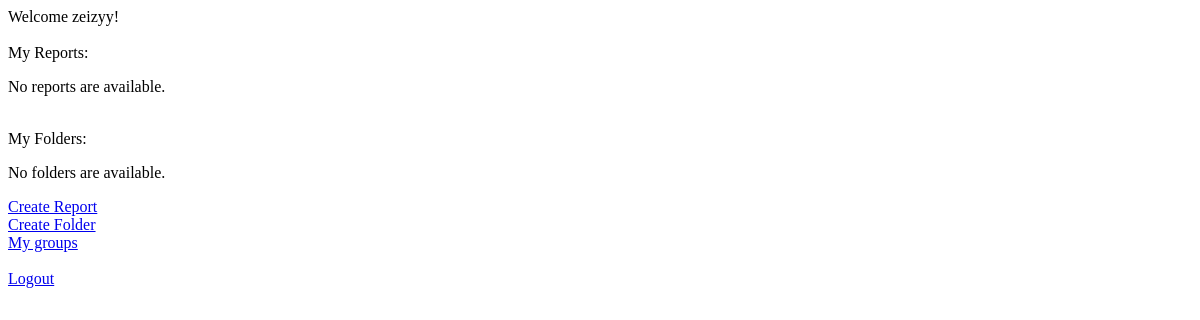
The page /SecureWitness/ (signed in) on the database as committed earlier.
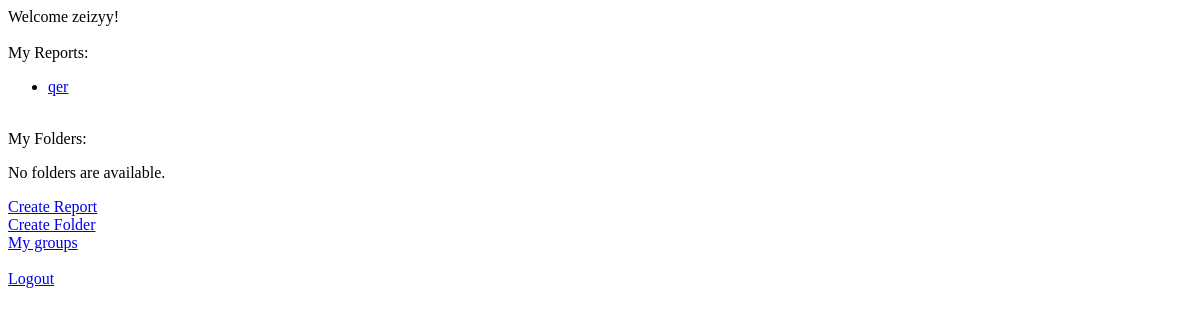
The same page on the database as committed later.
### SecureWitness/models.py (models this page shows, shortened)
class Report(models.Model):
	author = models.ForeignKey(User)
	pub_date = models.DateTimeField(default=datetime.datetime.today)
	inc_date = models.DateTimeField(null=True, blank=True)
	short = models.CharField(max_length=200)
	detailed = models.CharField(max_length=2000)
	privacy = models.BooleanField(default=True)
	doc = models.ManyToManyField(Document,null=True,blank=True)
	location = models.CharField(max_length=200,blank=True)
	keyword = models.ManyToManyField(Keyword,null=True,blank=True)
	groups = models.ManyToManyField(Group, null=True, blank=True)
	class Meta:
		permissions = (
			("can_read", "Permission to read file"),
			("can_search", "Permission to search for file"),
		)

### SecureWitness/views.py (the view)
@login_required
def index(request):
	if not request.user.is_authenticated():
		return redirect('/accounts/login/')
	else:
		current_user = request.user
		report_list = Report.objects.filter(author = request.user).order_by('-pub_date')
		folder_list = Folder.objects.filter(owner = request.user).order_by('-pub_date')
	return render(request,'SecureWitness/index.html',{'report_list': report_list,'current_user': current_user,'folder_list':folder_list})

### SecureWitness/templatetags/securewitness_extras.py (called while the page is built)
@register.filter(name='has_group')
def has_group(user, group_name):
	return user.groups.filter(name=group_name).exists()

### SecureWitness/templates/SecureWitness/index.html (shortened to what this page needs)
{% load securewitness_extras %}
Welcome {{current_user.username}}!
My Reports:
{% if report_list %}
    <ul>
    {% for report in report_list %}
        <li><a href="/SecureWitness/{{ report.id }}/">{{ report.short }}</a></li>
    {% endfor %}
    </ul>
{% else %}
    <p>No reports are available.</p>
{% endif %}
My Folders:
{% if folder_list %}
    <ul>
    {% for folder in folder_list %}
        <li><a href="/SecureWitness/folder/{{ folder.id }}/">{{ folder.name }}</a></li>
    {% endfor %}
    </ul>
{% else %}
    <p>No folders are available.</p>
{% endif %}
<a href="create">Create Report</a>
<a href="createFolder">Create Folder</a>
<a href="groupList">My groups</a>
<a href="logout">Logout</a>

Rows that differ between the two databases and show on the page:
added Report: short "qer"
Other text that changed with them:
text no longer shown: "No reports are available."
